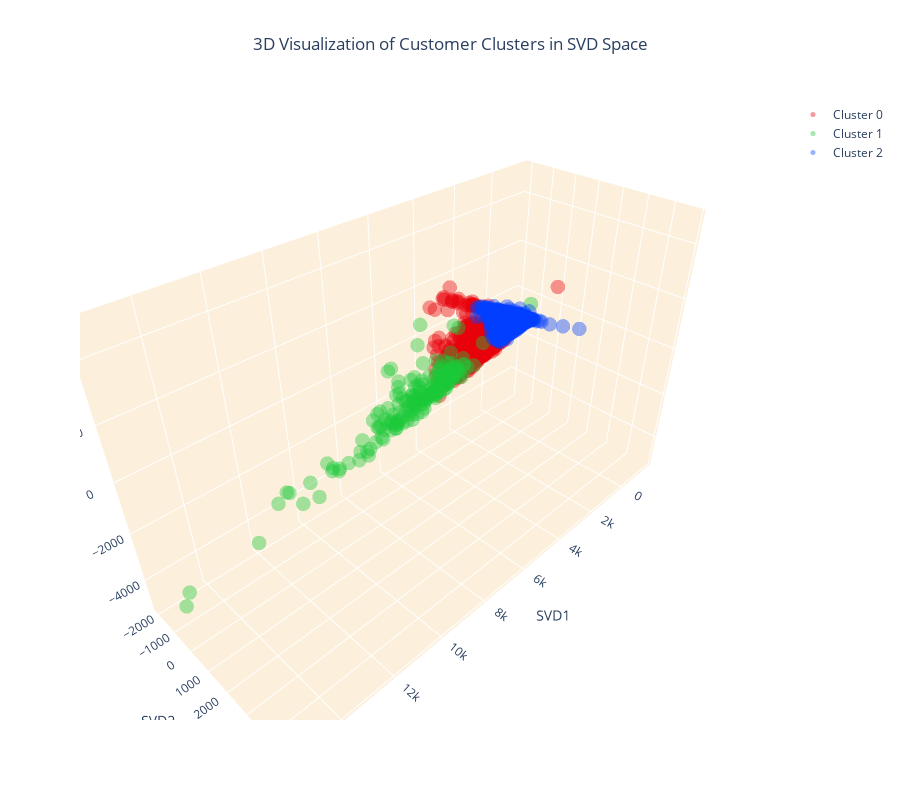

Notebook source saved alongside this figure:
### Code cell
# Create separate data frames for each cluster
cluster_0 = customer_data_pca[customer_data_pca['cluster'] == 0]
cluster_1 = customer_data_pca[customer_data_pca['cluster'] == 1]
cluster_2 = customer_data_pca[customer_data_pca['cluster'] == 2]

# Create a 3D scatter plot
fig = go.Figure()

# Add data points for each cluster separately and specify the color
fig.add_trace(go.Scatter3d(x=cluster_0['SVD1'], y=cluster_0['SVD2'], z=cluster_0['SVD3'], 
                           mode='markers', marker=dict(color=colors[0], size=5, opacity=0.4), name='Cluster 0'))
fig.add_trace(go.Scatter3d(x=cluster_1['SVD1'], y=cluster_1['SVD2'], z=cluster_1['SVD3'], 
                           mode='markers', marker=dict(color=colors[1], size=5, opacity=0.4), name='Cluster 1'))
fig.add_trace(go.Scatter3d(x=cluster_2['SVD1'], y=cluster_2['SVD2'], z=cluster_2['SVD3'], 
                           mode='markers', marker=dict(color=colors[2], size=5, opacity=0.4), name='Cluster 2'))

# Set the title and layout details
fig.update_layout(
    title=dict(text='3D Visualization of Customer Clusters in SVD Space', x=0.5),
    scene=dict(
        xaxis=dict(backgroundcolor="#fcf0dc", gridcolor='white', title='SVD1'),
        yaxis=dict(backgroundcolor="#fcf0dc", gridcolor='white', title='SVD2'),
        zaxis=dict(backgroundcolor="#fcf0dc", gridcolor='white', title='SVD3'),
    ),
    width=900,
    height=800
)

# Show the plot
fig.show()

### Figure 1 — Plotly figure (JSON) as saved in the notebook; plotly's stock layout.template omitted (floating-point values rounded to 4 significant figures; data arrays with more than 128 entries replaced by an {"elided": "..."} marker saying what was removed)
{"data": [{"marker": {"color": "#e8000b", "opacity": 0.4, "size": 5}, "mode": "markers", "name": "Cluster 0", "type": "scatter3d", "x": {"elided": "863 float values"}, "y": {"elided": "863 float values"}, "z": {"elided": "863 float values"}}, {"marker": {"color": "#1ac938", "opacity": 0.4, "size": 5}, "mode": "markers", "name": "Cluster 1", "type": "scatter3d", "x": {"elided": "185 float values"}, "y": {"elided": "185 float values"}, "z": {"elided": "185 float values"}}, {"marker": {"color": "#023eff", "opacity": 0.4, "size": 5}, "mode": "markers", "name": "Cluster 2", "type": "scatter3d", "x": {"elided": "3019 float values"}, "y": {"elided": "3019 float values"}, "z": {"elided": "3019 float values"}}], "layout": {"height": 800, "scene": {"xaxis": {"backgroundcolor": "#fcf0dc", "gridcolor": "white", "title": {"text": "SVD1"}}, "yaxis": {"backgroundcolor": "#fcf0dc", "gridcolor": "white", "title": {"text": "SVD2"}}, "zaxis": {"backgroundcolor": "#fcf0dc", "gridcolor": "white", "title": {"text": "SVD3"}}}, "title": {"text": "3D Visualization of Customer Clusters in SVD Space", "x": 0.5}, "width": 900}}
